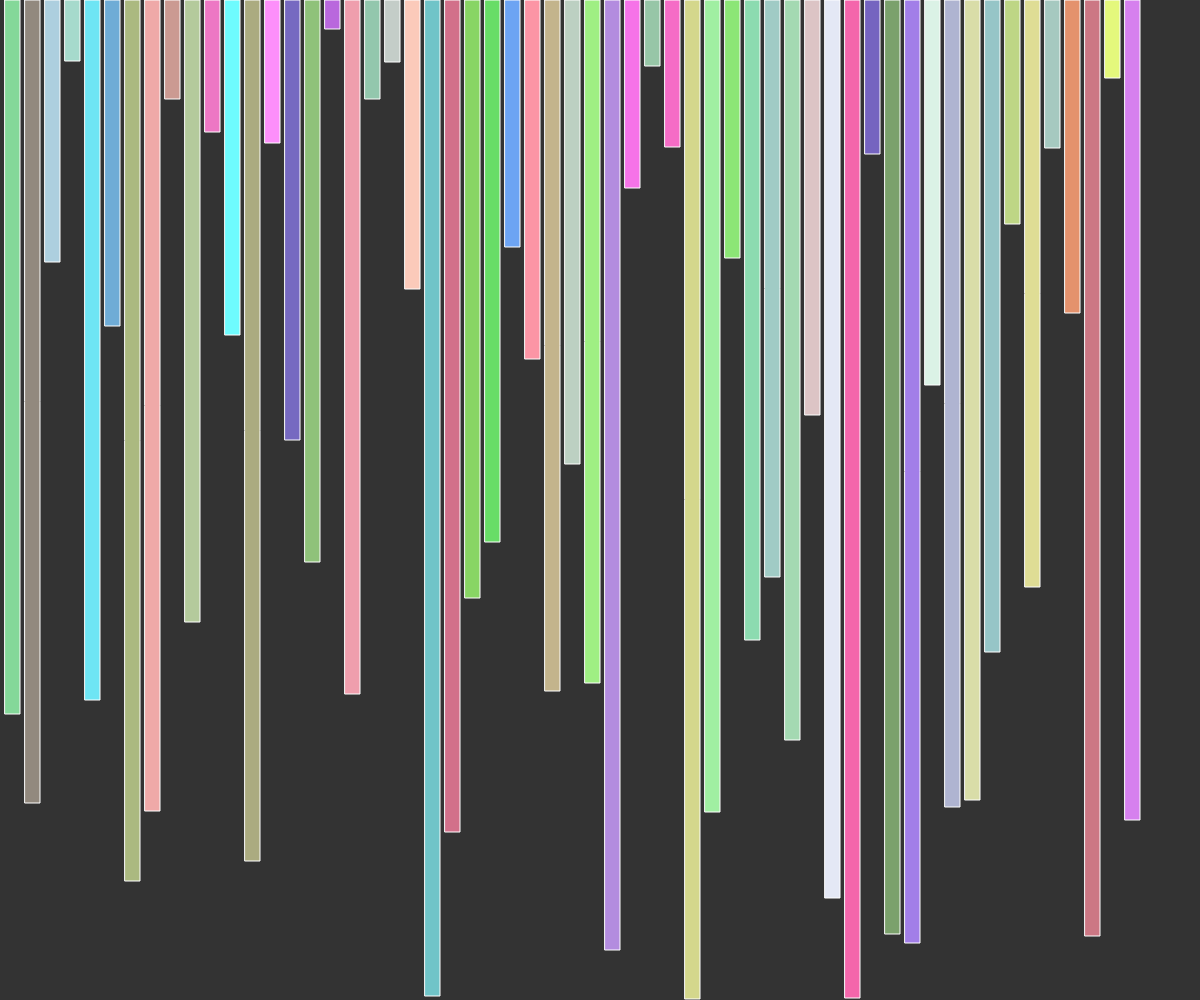
Frame 1 (no input)
Frame 60 (no input): identical to frame 1, image omitted
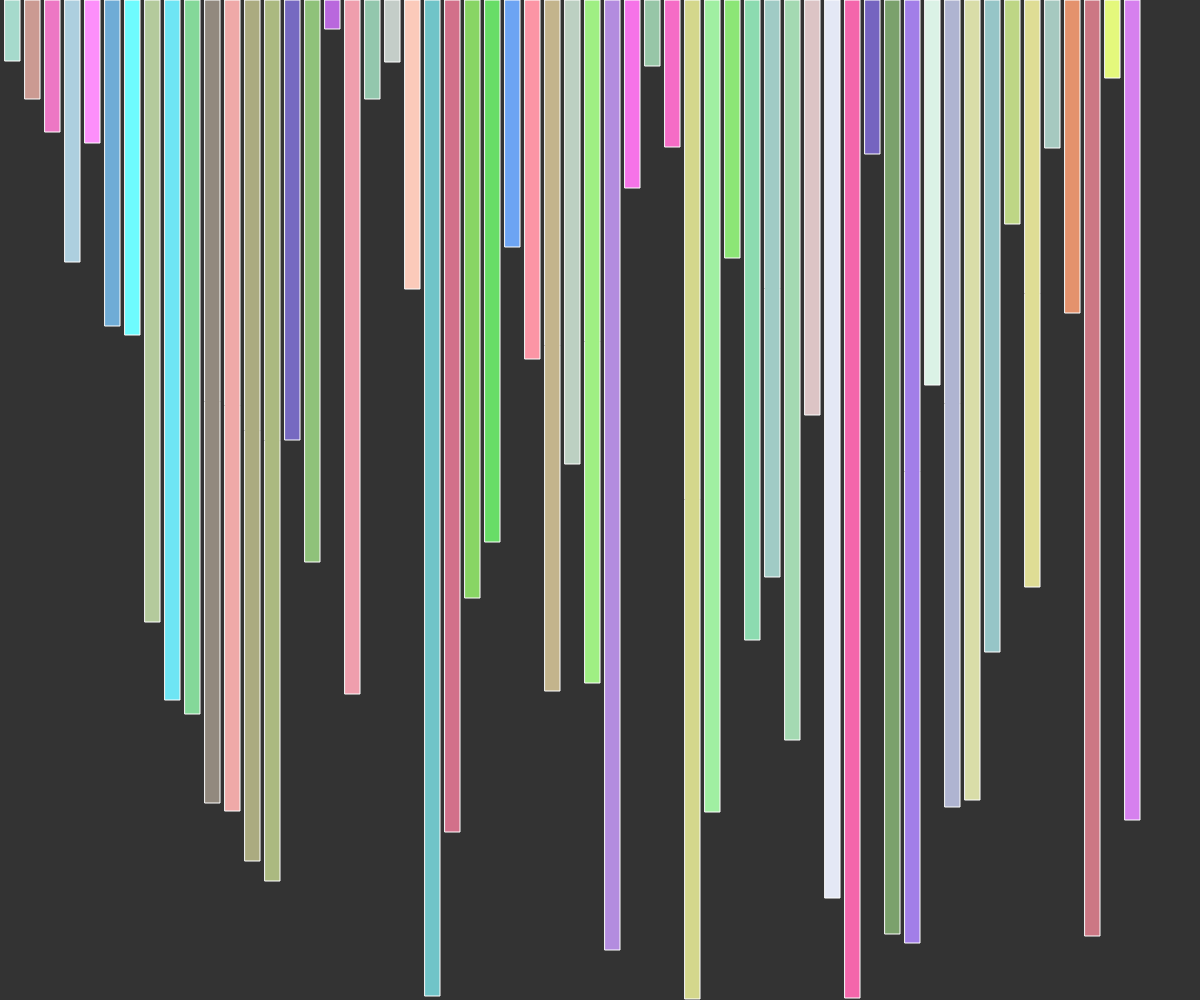
Frame 120 (the mouse pressed at the canvas centre since frame 60)

The p5.js sketch that drew these frames (run headless with seeded random() and noise() and a simulated clock; from frame 60 on, the mouse is pressed at the canvas centre):

// p5.js sketch
// ── sketch.js
let datalist = null;
let insertionSort = null;
var start = false;
function data(value,rgb){
  this.value = value;
  this.rgb = rgb;
}


function getData(){
  
  datalist = []
  
  for(let i = 0; i < floor(innerWidth / 21); i++){
    let d = new data(
      floor(random(1,window.innerHeight)),
      [
        floor(random(100,255)),
        floor(random(100,255)),
        floor(random(100,255))
      ]
    );
    datalist.push(d);
  }
  insertionSort = new InsertionSort(datalist);
}

function setup(){
  createCanvas(window.innerWidth,window.innerHeight);
  getData();
  
  
}

function draw(){
  background(51);
  stroke(255)
  fill(100);
  insertionSort.display();
  if(mouseIsPressed){
    start = true;
  }
  if(start){
    insertionSort.sort();
  }
  
}
// ── insertionSort.js
class InsertionSort {

  constructor(datalist) {
    this.datalist = datalist;
    this.i = 1;
    this.j = 0;
    this.key = null;
  }

  display() {
    background(51);
    let x = 5;
    for (let i = 0; i < datalist.length; i++) {
      stroke(255);
      let color = datalist[i].rgb;
      fill(color[0], color[1], color[2]);
      rect(x, 0, 15, datalist[i].value);
      x += 20;
    }
  }
  sort() {
    if (this.i < this.datalist.length) {
      if (this.key == null) {
        this.key = this.datalist[this.i];
        
      }

      if (this.j >= 0 && this.key.value < this.datalist[this.j].value) {
        console.log(this.datalist);
        this.datalist[this.j+1] = this.datalist[this.j];
        this.j--;

      } else {
        console.log('called in else condition 1');
        this.i++;
        this.j = this.i -1;
        this.key = this.datalist[this.i];
      }
      this.datalist[this.j+1] = this.key;
    }


  }
}
